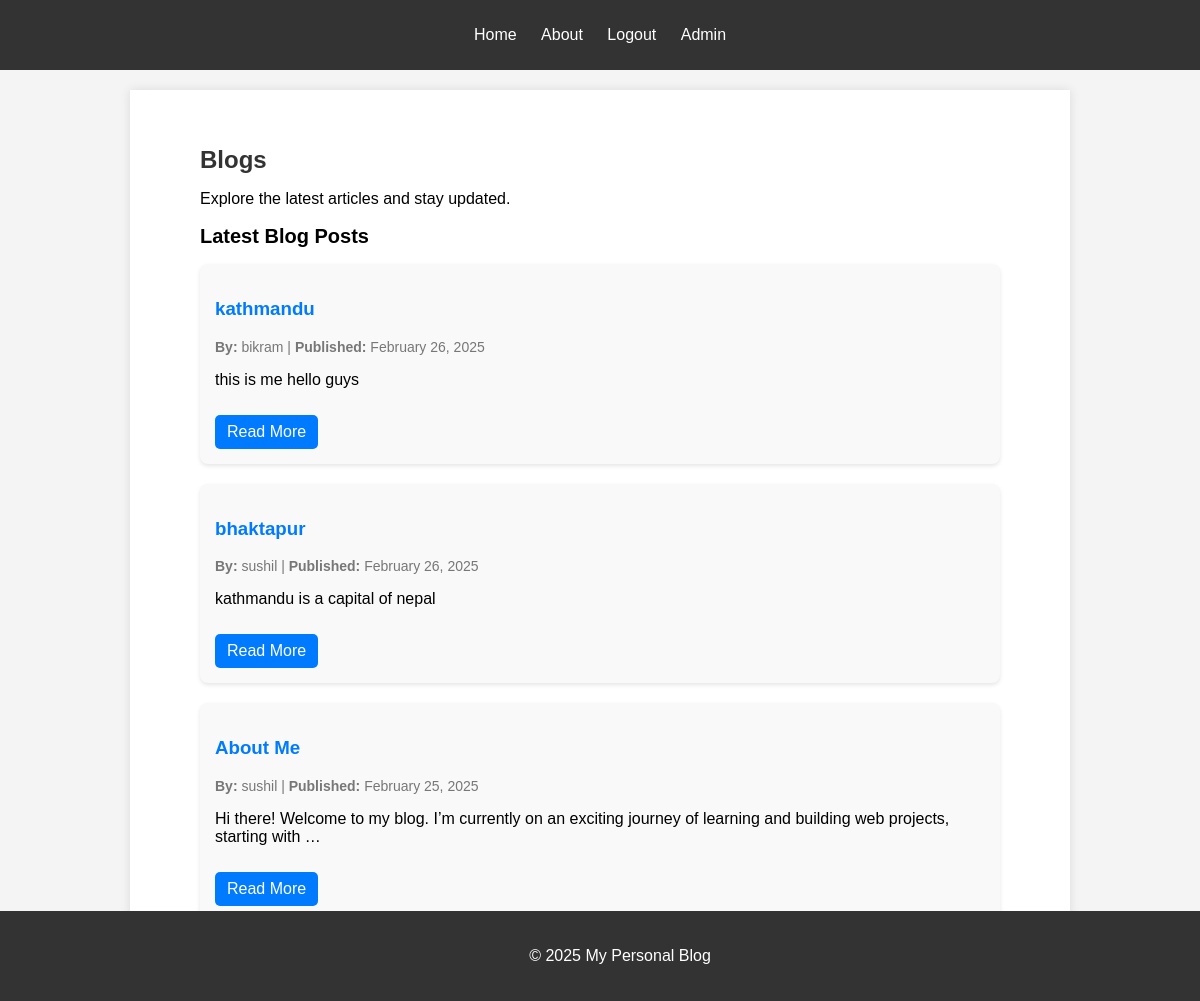
The app's page / (signed in) with its own data.
### blog/models.py (models this page shows, shortened)
class BlogPost(models.Model):
    title = models.CharField(max_length=255)
    content = models.TextField()
    author = models.ForeignKey(User, on_delete=models.CASCADE)
    created_at = models.DateTimeField(auto_now_add=True)
    category = models.CharField(max_length=100, default='General')

### personal_blog/views.py (the view)
# urls.py: 2. Add a URL to urlpatterns:  path('', views.home, name='home')
def home(request):
    latest_posts = BlogPost.objects.all().order_by('-created_at')[:5]  # Get latest 5 posts
    return render(request, 'home.html', {'latest_posts': latest_posts})

### templates/home.html (shortened to what this page needs)
{% extends 'base.html' %}
{% load static %}
{% block content %}
    <div class="home-container">
        <h1>Blogs</h1>
        <p>Explore the latest articles and stay updated.</p>
        {% if user.is_authenticated %}
            <h2>Latest Blog Posts</h2>
            {% if latest_posts %}
                {% for post in latest_posts %}
                    <div class="blog-post">
                        <h3><a href="{% url 'blog_detail' post.id %}">{{ post.title }}</a></h3>
                        <p class="blog-meta">
                            <strong>By:</strong> {{ post.author }} |
                            <strong>Published:</strong> {{ post.created_at|date:"F d, Y" }}
                        </p>
                        <p>{{ post.content|truncatewords:20 }}</p>
                        <a href="{% url 'blog_detail' post.id %}" class="read-more">Read More</a>
                    </div>
                {% endfor %}
            {% else %}
                <p>No blog posts available.</p>
            {% endif %}
        {% else %}
            <p>You must be logged in to view blog posts.</p>
            <a href="{% url 'user_login' %}">Login</a> to see the posts.
        {% endif %}
    </div>
{% endblock %}

### static/css/style.css (style rules this page uses)
body { font-family: Arial, sans-serif; margin: 0; padding: 0; background-color: #f4f4f4; }
h1 { font-size: 24px; color: #333; }
h2 { font-size: 20px; }
.blog-post { background: #f9f9f9; padding: 15px; margin-bottom: 20px; border-radius: 8px; box-shadow: 0px 2px 4px rgba(0, 0, 0, 0.1); }
.blog-post .read-more { display: inline-block; margin-top: 10px; color: white; background: #007BFF; padding: 8px 12px; text-decoration: none; border-radius: 5px; }
.blog-meta { font-size: 14px; color: #777; }
.home-container { max-width: 800px; margin: auto; padding: 20px; }
.blog-post h3 a { text-decoration: none; color: #007BFF; }

### records on screen
BlogPost: title "kathmandu", author "bikram", created_at "February 26, 2025", content "this is me hello guys"
BlogPost: title "bhaktapur", author "sushil", created_at "February 26, 2025", content "kathmandu is a capital of nepal"
BlogPost: title "About Me", author "sushil", created_at "February 25, 2025", content "Hi there! Welcome to my blog. I’m currently on an exciting journey of learning and building web projects, starting with …"
